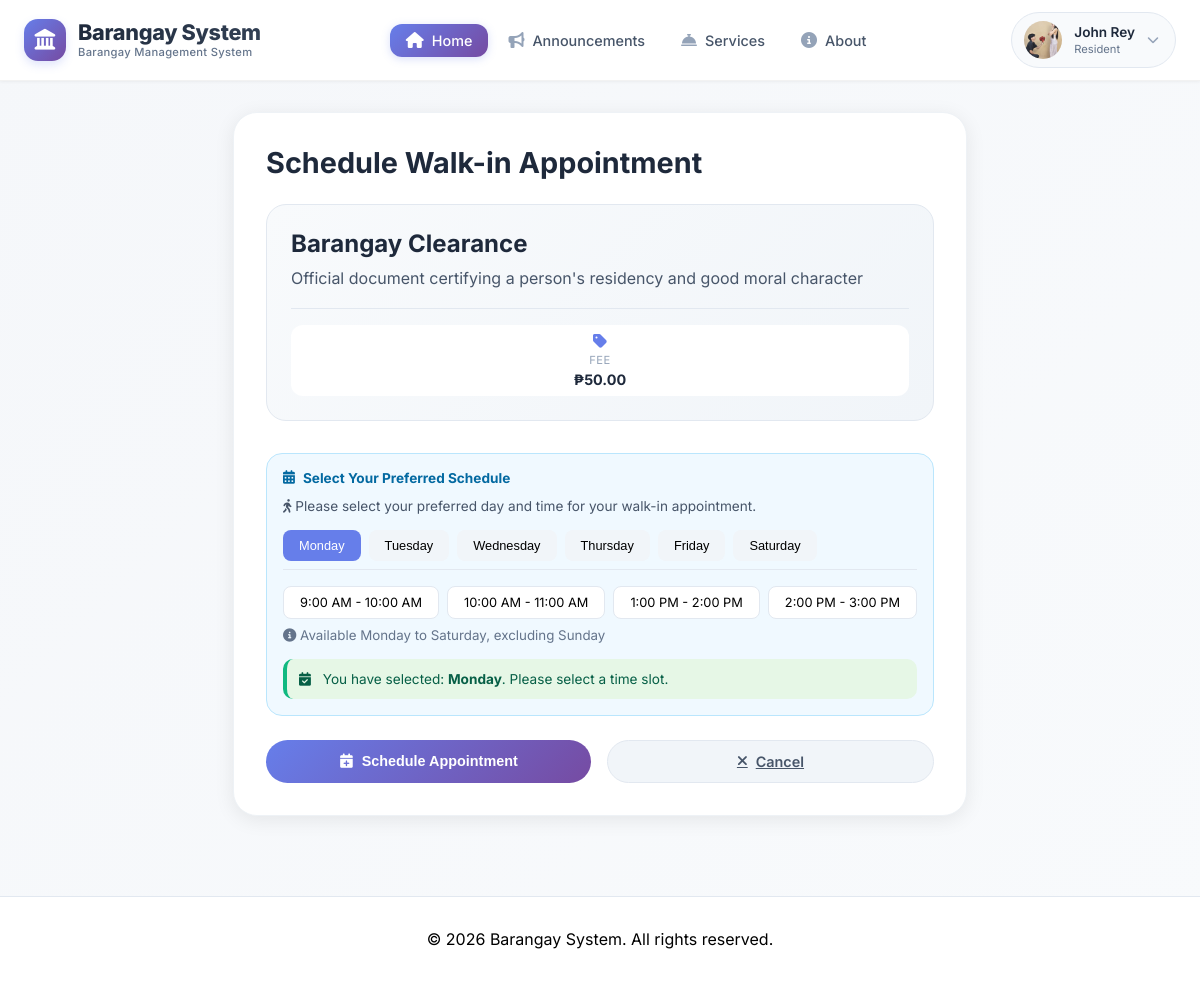
/resident/request_service.php?service_id=1 (signed in), run on the app's committed database.
### tables this page shows
CREATE TABLE `users` (
  `id` int(11) NOT NULL,
  `username` varchar(50) NOT NULL,
  `email` varchar(100) NOT NULL,
  `profile_pic` varchar(255) DEFAULT NULL,
  `password` varchar(255) NOT NULL,
  `first_name` varchar(50) DEFAULT NULL,
  `last_name` varchar(50) DEFAULT NULL,
  `address` text DEFAULT NULL,
  `contact_number` varchar(20) DEFAULT NULL,
  `user_type` enum('resident','admin') DEFAULT 'resident',
  `is_online` tinyint(1) DEFAULT 0,
  `last_activity` timestamp NOT NULL DEFAULT current_timestamp() ON UPDATE current_timestamp(),
  `created_at` timestamp NOT NULL DEFAULT current_timestamp(),
  `is_verified` tinyint(1) DEFAULT 0,
  `status` varchar(20) DEFAULT 'active',
  `last_login` datetime DEFAULT NULL,
  `last_login_ip` varchar(45) DEFAULT NULL
);

CREATE TABLE `services` (
  `id` int(11) NOT NULL,
  `service_name` varchar(100) NOT NULL,
  `description` text DEFAULT NULL,
  `requirements` text DEFAULT NULL,
  `processing_time` varchar(100) DEFAULT NULL,
  `fee` decimal(10,2) DEFAULT NULL,
  `is_active` tinyint(1) DEFAULT 1,
  `created_at` timestamp NOT NULL DEFAULT current_timestamp()
);

### resident/request_service.php (the view, shortened to what this page needs)
<?php
$database = new Database();
$db = $database->getConnection();
$service_id = isset($_GET['service_id']) ? (int)$_GET['service_id'] : 0;
$query = "SELECT * FROM services WHERE id = :id AND is_active = 1";
$stmt = $db->prepare($query);
$stmt->bindParam(':id', $service_id);
$stmt->execute();
$service = $stmt->fetch(PDO::FETCH_ASSOC);
$schedule_days = [
    ['day' => 'Monday', 'time_slots' => ['9:00 AM - 10:00 AM', '10:00 AM - 11:00 AM', '1:00 PM - 2:00 PM', '2:00 PM - 3:00 PM']],
    ['day' => 'Tuesday', 'time_slots' => ['9:00 AM - 10:00 AM', '10:00 AM - 11:00 AM', '1:00 PM - 2:00 PM', '2:00 PM - 3:00 PM']],
    ['day' => 'Wednesday', 'time_slots' => ['9:00 AM - 10:00 AM', '10:00 AM - 11:00 AM', '1:00 PM - 2:00 PM', '2:00 PM - 3:00 PM']],
    ['day' => 'Thursday', 'time_slots' => ['9:00 AM - 10:00 AM', '10:00 AM - 11:00 AM', '1:00 PM - 2:00 PM', '2:00 PM - 3:00 PM']],
    ['day' => 'Friday', 'time_slots' => ['9:00 AM - 10:00 AM', '10:00 AM - 11:00 AM', '1:00 PM - 2:00 PM', '2:00 PM - 3:00 PM']],
    ['day' => 'Saturday', 'time_slots' => ['9:00 AM - 10:00 AM', '10:00 AM - 11:00 AM', '1:00 PM - 2:00 PM', '2:00 PM - 3:00 PM']]
];
$success = '';
include '../includes/header.php';
?>
<div class="container">
    <h1 style="font-size: 1.8rem; font-weight: 700; color: #1e293b; margin-bottom: 1.5rem;">Schedule Walk-in Appointment</h1>
    <div class="service-info">
        <h2><?php echo htmlspecialchars($service['service_name']); ?></h2>
        <div class="service-description">
            <?php echo nl2br(htmlspecialchars($service['description'])); ?>
        </div>
        <div class="service-meta">
            <div class="meta-item">
                <i class="fas fa-tag"></i>
                <div class="meta-label">Fee</div>
                <div class="meta-value">
                    <?php echo $service['fee'] > 0 ? '₱' . number_format($service['fee'], 2) : 'Free'; ?>
                </div>
            </div>
        </div>
    </div>
    <?php if ($success): ?>
        <div class="alert alert-success">
            <i class="fas fa-check-circle"></i>
            <span><?php echo $success; ?></span>
        </div>
        <div class="success-actions">
            <a href="../index.php?page=services" class="btn btn-secondary">
                <i class="fas fa-arrow-left"></i> Back to Services
            </a>
            <a href="my_requests.php" class="btn btn-primary">
                <i class="fas fa-file-alt"></i> View My Requests
            </a>
            <?php if (isset($_SESSION['last_request_id'])): ?>
            <a href="view_request_qr.php?id=<?php echo $_SESSION['last_request_id']; ?>" class="btn btn-primary">
                <i class="fas fa-qrcode"></i> View QR Code
            </a>
            <?php endif; ?>
        </div>
    <?php else: ?>
        <form method="POST" action="" id="requestForm">
            <div class="schedule-section">
                <h4><i class="fas fa-calendar-alt"></i> Select Your Preferred Schedule</h4>
                <p style="font-size: 0.85rem; color: #475569; margin-bottom: 1rem;">
                    <i class="fas fa-walking"></i> Please select your preferred day and time for your walk-in appointment.
                </p>
                <div class="schedule-tabs" id="scheduleTabs">
                    <?php foreach ($schedule_days as $index => $day): ?>
                    <button type="button" class="schedule-tab <?php echo $index === 0 ? 'active' : ''; ?>" data-day="<?php echo $day['day']; ?>">
                        <?php echo $day['day']; ?>
                    </button>
                    <?php endforeach; ?>
                </div>
                <div id="timeSlotsContainer">
                    <?php foreach ($schedule_days as $index => $day): ?>
                    <div class="time-slots" id="timeSlots-<?php echo $day['day']; ?>" style="display: <?php echo $index === 0 ? 'flex' : 'none'; ?>">
                        <?php foreach ($day['time_slots'] as $time): ?>
                        <div class="time-slot" data-time="<?php echo $time; ?>"><?php echo $time; ?></div>
                        <?php endforeach; ?>
                    </div>
                    <?php endforeach; ?>
                </div>
                <small style="color: #64748b; display: block; margin-top: 0.5rem;">
                    <i class="fas fa-info-circle"></i> Available Monday to Saturday, excluding Sunday
                </small>
                <div id="selectedInfo" class="selected-info" style="display: none;">
                    <i class="fas fa-calendar-check"></i>
                    <span id="selectedInfoText"></span>
                </div>
            </div>
            <div class="btn-group">
                <button type="submit" class="btn btn-primary">
                    <i class="fas fa-calendar-plus"></i> Schedule Appointment
                </button>
                <a href="../index.php?page=services" class="btn btn-secondary">
                    <i class="fas fa-times"></i> Cancel
                </a>
            </div>
        </form>
    <?php endif; ?>
</div>
<?php include '../includes/footer.php'; ?>

### includes/header.php (shortened to what this page needs)
<?php
$barangay_name = "Barangay System";
$user_data = null;
if (isset($_SESSION['user_id'])) {
    try {
        $database = new Database();
        $db = $database->getConnection();
        $query = "SELECT id, username, first_name, last_name, email, profile_pic FROM users WHERE id = :user_id";
        $stmt = $db->prepare($query);
        $stmt->bindParam(':user_id', $_SESSION['user_id']);
        $stmt->execute();
        $user_data = $stmt->fetch(PDO::FETCH_ASSOC);
    } catch (Exception $e) {
    }
}
$current_page = $_GET['page'] ?? 'home';
?>
<!DOCTYPE html>
<html lang="en">
<head>
    <link rel="stylesheet" href="https://cdnjs.cloudflare.com/ajax/libs/font-awesome/6.4.0/css/all.min.css">
</head>
<body>
<nav class="modern-navbar" id="navbar">
    <div class="nav-container">
        <a href="/testweb/index.php?page=home" class="logo">
            <div class="logo-icon">
                <i class="fas fa-landmark"></i>
            </div>
            <div class="logo-text">
                <span class="logo-name"><?php echo htmlspecialchars($barangay_name); ?></span>
                <span class="logo-badge">Barangay Management System</span>
            </div>
        </a>
        <ul class="nav-links">
            <li><a href="/testweb/index.php?page=home" class="<?php echo $current_page == 'home' ? 'active' : ''; ?>">
                <i class="fas fa-home"></i> <span>Home</span>
            </a></li>
            <li><a href="/testweb/index.php?page=announcements" class="<?php echo $current_page == 'announcements' ? 'active' : ''; ?>">
                <i class="fas fa-bullhorn"></i> <span>Announcements</span>
            </a></li>
            <li><a href="/testweb/index.php?page=services" class="<?php echo $current_page == 'services' ? 'active' : ''; ?>">
                <i class="fas fa-concierge-bell"></i> <span>Services</span>
            </a></li>
            <li><a href="/testweb/index.php?page=about" class="<?php echo $current_page == 'about' ? 'active' : ''; ?>">
                <i class="fas fa-info-circle"></i> <span>About</span>
            </a></li>
        </ul>
        <div class="header-right">
            <?php if (isset($_SESSION['user_id'])): ?>
                <div class="dropdown" id="profileDropdown">
                    <button class="profile-btn" id="profileBtn" type="button" aria-label="Profile menu">
                        <div class="profile-avatar">
                            <?php if (isset($user_data['profile_pic']) && !empty($user_data['profile_pic'])): ?>
                                <img src="/testweb/uploads/profiles/<?php echo htmlspecialchars($user_data['profile_pic']); ?>" alt="Profile">
                            <?php else: ?>
                                <i class="fas fa-user"></i>
                            <?php endif; ?>
                        </div>
                        <div class="profile-info">
                            <div class="profile-name">
                                <?php
                                if (isset($user_data['first_name'])) {
                                    echo htmlspecialchars($user_data['first_name']);
                                } elseif (isset($_SESSION['user_name'])) {
                                    echo htmlspecialchars(explode(' ', $_SESSION['user_name'])[0]);
                                } else {
                                    echo 'Resident';
                                }
                                ?>
                            </div>
                            <div class="profile-role">Resident</div>
                        </div>
                        <i class="fas fa-chevron-down profile-arrow"></i>
                    </button>
                </div>
            <?php endif; ?>
        </div>
    </div>
</nav>

### includes/header.php (style rules this page uses)
* { margin: 0; padding: 0; box-sizing: border-box; }
body { font-family: 'Inter', -apple-system, BlinkMacSystemFont, 'Segoe UI', sans-serif; padding-top: 80px; background: linear-gradient(135deg, #f5f7fa 0%, #f8fafc 100%); min-height: 100vh; display: flex; flex-direction: column; }
.modern-navbar { background: rgba(255, 255, 255, 0.98); backdrop-filter: blur(10px); box-shadow: 0 1px 3px rgba(0, 0, 0, 0.05); position: fixed; top: 0; left: 0; right: 0; width: 100%; z-index: 10000; transition: all 0.3s cubic-bezier(0.4, 0, 0.2, 1); border-bottom: 1px solid rgba(0, 0, 0, 0.05); }
.nav-container { max-width: 1400px; margin: 0 auto; padding: 0 2rem; display: flex; justify-content: space-between; align-items: center; height: 80px; }
.logo { display: flex; align-items: center; gap: 12px; text-decoration: none; flex-shrink: 0; }
.logo-icon { width: 42px; height: 42px; background: linear-gradient(135deg, #667eea 0%, #764ba2 100%); border-radius: 14px; display: flex; align-items: center; justify-content: center; color: white; font-size: 1.3rem; transition: all 0.3s ease; box-shadow: 0 4px 10px rgba(102, 126, 234, 0.2); }
.logo-text { display: flex; flex-direction: column; line-height: 1.2; }
.logo-name { font-size: 1.35rem; font-weight: 800; background: linear-gradient(135deg, #1e293b 0%, #334155 100%); -webkit-background-clip: text; background-clip: text; color: transparent; text-decoration: none; letter-spacing: -0.3px; transition: all 0.3s; }
.logo-badge { font-size: 0.7rem; color: #64748b; font-weight: 500; letter-spacing: 0.3px; }
.nav-links { display: flex; gap: 0.25rem; list-style: none; align-items: center; margin: 0; padding: 0; }
.nav-links li { position: relative; list-style: none; }
.nav-links li a { display: flex; align-items: center; gap: 8px; padding: 0.6rem 1.1rem; color: #475569; text-decoration: none; font-weight: 500; font-size: 0.95rem; border-radius: 12px; transition: all 0.2s ease; cursor: pointer; }
.nav-links li a i { font-size: 1rem; color: #94a3b8; transition: all 0.2s; }
.nav-links li a.active { background: linear-gradient(135deg, #667eea 0%, #764ba2 100%); color: white; box-shadow: 0 2px 8px rgba(102, 126, 234, 0.25); }
.nav-links li a.active i { color: white; }
.profile-btn { display: flex; align-items: center; gap: 12px; padding: 0.5rem 1rem 0.5rem 0.75rem; background: #f8fafc; border: 1px solid #e2e8f0; border-radius: 100px; cursor: pointer; transition: all 0.2s ease; font-family: inherit; }
.profile-avatar { width: 38px; height: 38px; background: linear-gradient(135deg, #667eea 0%, #764ba2 100%); border-radius: 50%; display: flex; align-items: center; justify-content: center; color: white; font-weight: 600; font-size: 0.9rem; overflow: hidden; flex-shrink: 0; }
.profile-avatar img { width: 100%; height: 100%; object-fit: cover; }
.profile-info { text-align: left; }
.profile-name { font-weight: 600; color: #1e293b; font-size: 0.85rem; line-height: 1.3; }
.profile-role { font-size: 0.7rem; color: #64748b; }
.profile-arrow { color: #94a3b8; font-size: 0.75rem; transition: transform 0.2s; }
.dropdown { position: relative; }
.header-right { display: flex; align-items: center; gap: 1rem; }
@media (max-width: 1200px) { .nav-container { padding: 0 1.5rem; } }
@media (max-width: 1200px) { .nav-links li a { padding: 0.5rem 1rem; font-size: 0.9rem; } }
.dropdown-item, .mobile-nav-links li a, .nav-links li a, .btn-login, .btn-register, .logo, .profile-btn { cursor: pointer; -webkit-tap-highlight-color: transparent; }
button, a { touch-action: manipulation; }

### data on the page
users: profile_pic (picture), first_name "John Rey"
services: service_name "Barangay Clearance", description "Official document certifying a person's residency and good moral character", fee "50.00"

### other printed values
$day['day'] "Monday"
$day['day'] "Tuesday"
$day['day'] "Wednesday"
$day['day'] "Thursday"
$day['day'] "Friday"
$day['day'] "Saturday"
$time "9:00 AM - 10:00 AM"
$time "10:00 AM - 11:00 AM"
$time "1:00 PM - 2:00 PM"
$time "2:00 PM - 3:00 PM"
